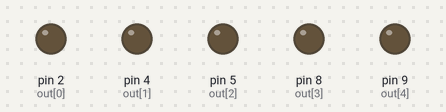
Bench run of a sketch on a simulated Arduino Uno, built with avr-gcc and run on an emulated ATmega328P. Shown: output pins drawn as LEDs (lit = HIGH). Random numbers use the default seed unless the sketch sets one.

Above: at 0.3 s.
At 4.9 s:
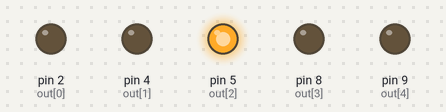
At 9.8 s:
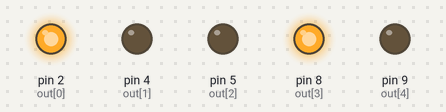
At 19.5 s:
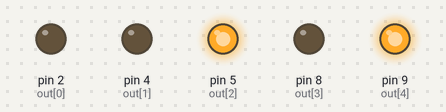
At 28.8 s:
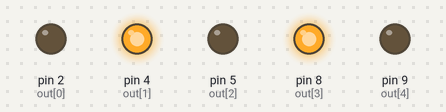
At 39.11 s:
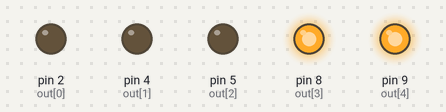
Timing chart, 0 to 40.0 s (numbered marks = the images above):
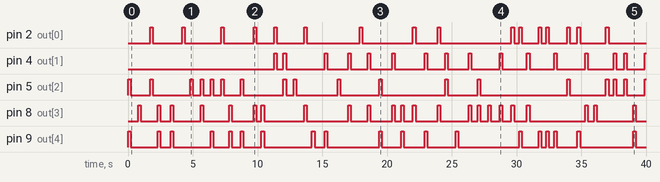

Measured:
- by itself, pin 2 (out[0]): LOW → HIGH at 1.7 s, → LOW 0.20 s later, → HIGH 2.3 s later, → LOW 0.20 s later, … (32 changes in this stretch)
- by itself, pin 4 (out[1]): LOW → HIGH at 11.3 s, → LOW 0.20 s later, → HIGH 0.50 s later, → LOW 0.20 s later, … (31 changes in this stretch)
- by itself, pin 5 (out[2]): LOW → HIGH at 0.00 s, → LOW 0.20 s later, → HIGH 1.5 s later, → LOW 0.20 s later, … (35 changes in this stretch)
- by itself, pin 8 (out[3]): LOW → HIGH at 0.80 s, → LOW 0.20 s later, → HIGH 1.3 s later, → LOW 0.20 s later, … (46 changes in this stretch)
- by itself, pin 9 (out[4]): LOW → HIGH at 0.00 s, → LOW 0.20 s later, → HIGH 2.1 s later, → LOW 0.20 s later, … (38 changes in this stretch)

The sketch:

Fadi_fingers01.ino
```cpp
const byte out[] = {2,4,5,8,9};


void setup() {
  Serial.begin(115200);

  for(int i = 0; i < 5; i++){     //set up all pins for output
    pinMode(out[i], OUTPUT);
  }
}
void loop() {
  for(int i = 0; i < 5; i++){     //set up all pins for output
    int n = random(0,5);
    int n2 = random(0,5);
    digitalWrite(out[n], HIGH);
    digitalWrite(out[n2], HIGH);

    delay(200);
    digitalWrite(out[n], LOW);
    digitalWrite(out[n2], LOW);

    delay(400+100*n);

  }
}
```
